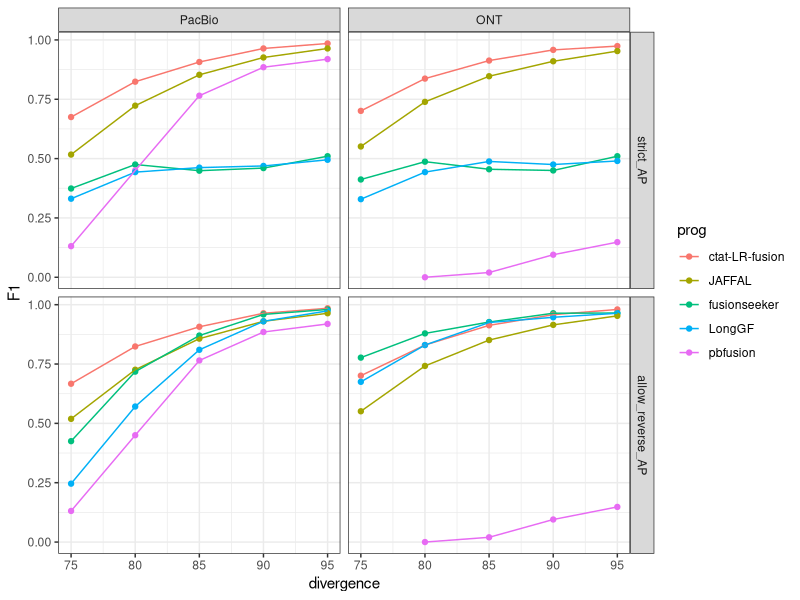
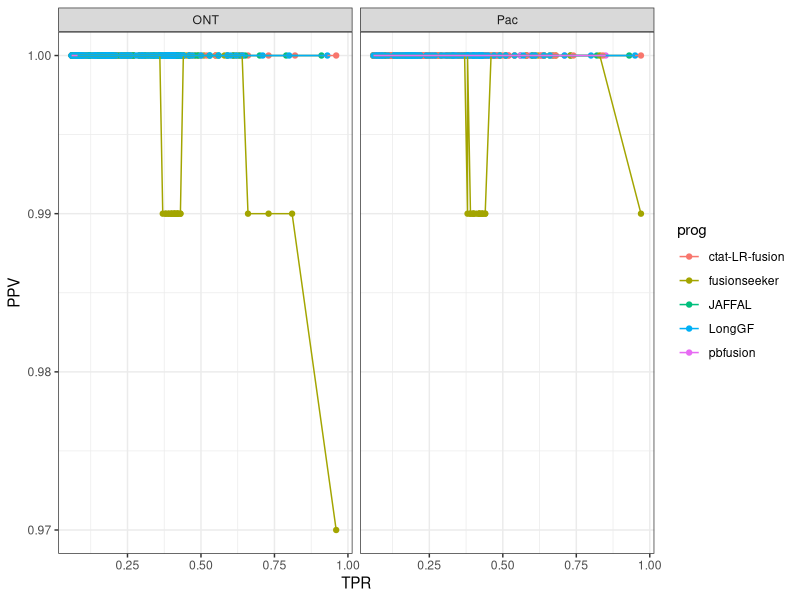
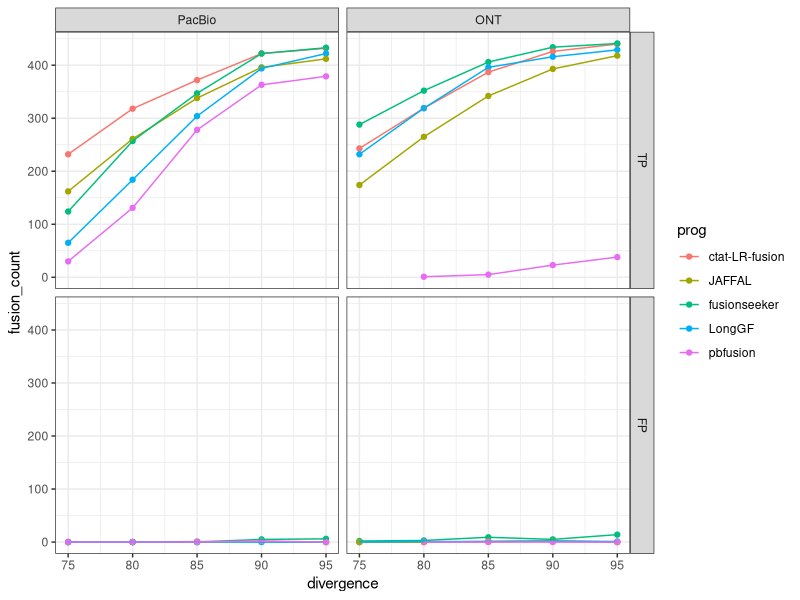
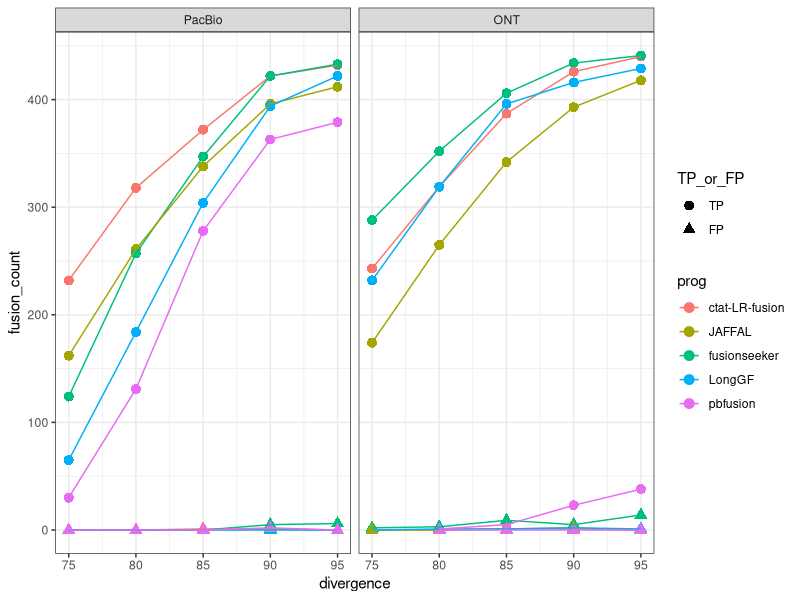
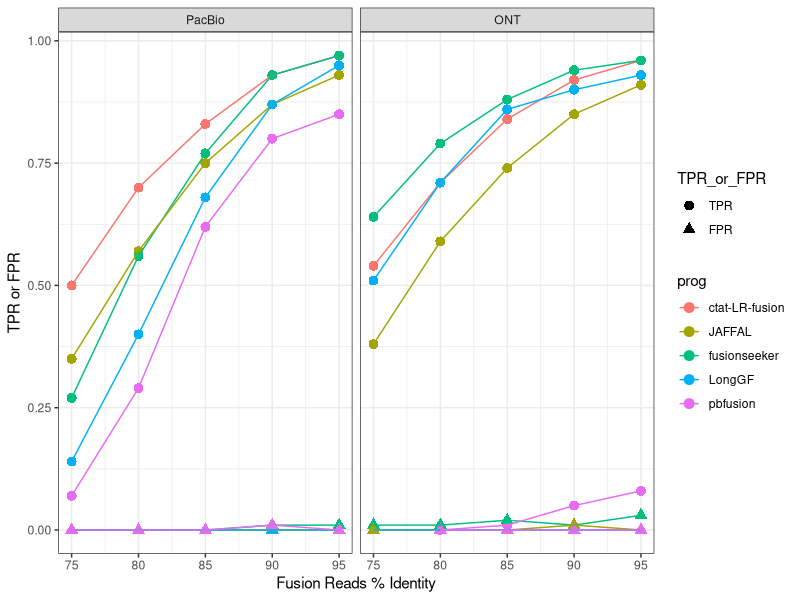
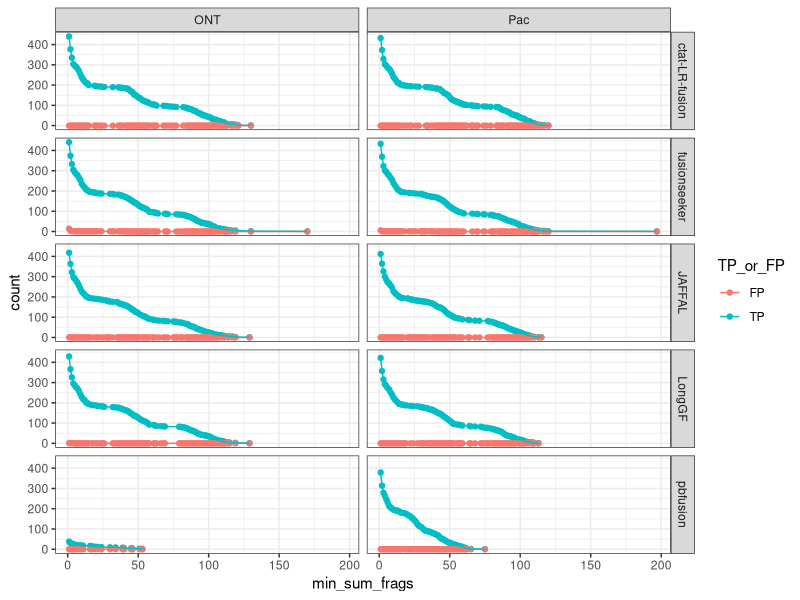
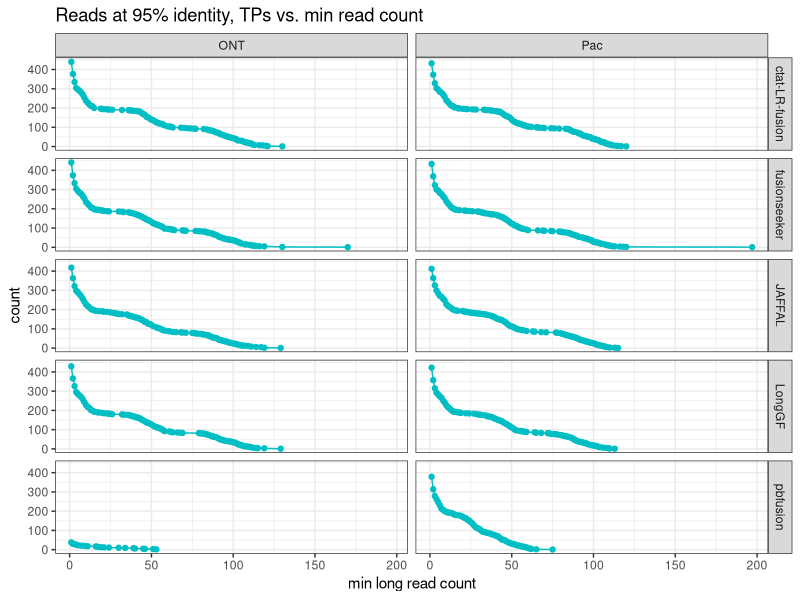
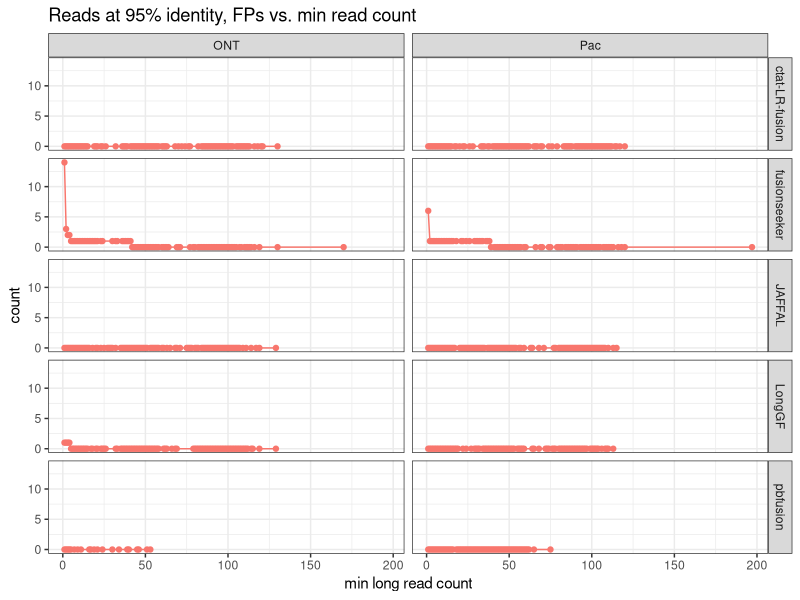

Write R code to recreate these figures, in order.
## ---- chunk 1
knitr::opts_chunk$set(echo = TRUE)
library(tidyverse)
## ---- chunk 2

# parse accuracy statistics from benchmarking:

ROC_strict_results = read.table("data/strict_allow_paralogs.combined_results.ROC.tsv", header=T, sep="\t", stringsAsFactors = F)
ROC_strict_results$analysisType="strict_AP"

ROC_allow_reverse_results = read.table("data/allow_rev_and_paralogs.combined_results.ROC.tsv", header=T, sep="\t", stringsAsFactors = F)
ROC_allow_reverse_results$analysisType="allow_reverse_AP"



ROC_data = bind_rows(ROC_strict_results,
                     ROC_allow_reverse_results)


ROC_data = ROC_data %>% filter(prog %in% c(
                                   'pbfusion',
                                   'fusionseeker',
                                   'LongGF',
                                   'JAFFAL',
                                   'ctat-LR-fusion')
                       )


# write supplementary data file
write.table(ROC_data, file="Table_Sx-benchmarking_JAFFAL_sim_badread_fusions.tsv", quote=F, sep="\t", row.names=F)


# extract the maximum F1 value for each program and target data set: 

max_F1_data = ROC_data %>% group_by(analysisType, prog, seqtype, divergence) %>% 
    arrange(desc(F1)) %>% filter(row_number() == 1) %>% ungroup()


# rank programs 

ranked_progs = max_F1_data  %>% group_by(prog) %>% summarize(mean_F1 = mean(F1)) %>% arrange(desc(mean_F1))

max_F1_data$prog = factor(max_F1_data$prog, levels=ranked_progs$prog)

max_F1_data$analysisType = factor(max_F1_data$analysisType, levels=c('strict_AP', 'allow_reverse_AP'))

max_F1_data = max_F1_data %>% mutate(seqtype = ifelse(seqtype == "Pac", "PacBio", seqtype))


max_F1_data$seqtype = factor(max_F1_data$seqtype, levels=c("PacBio", "ONT"))


## ---- chunk 3

p_F1_linepoint = max_F1_data %>% 
    filter(analysisType %in% c('strict_AP', 'allow_reverse_AP')) %>%
    ggplot() + theme_bw() +
    geom_point(aes(x=divergence, y=F1, color=prog)) +
    geom_line(aes(x=divergence, y=F1, group=prog, color=prog)) +
    facet_grid(vars(analysisType), vars(seqtype))


p_F1_linepoint

## ---- chunk 4

ggsave(p_F1_linepoint, filename="jaffal_simdata_accuracy.F1.paperfig.svg", width=8, height=7)

## ---- chunk 5

ROC_data %>% filter(analysisType == "allow_reverse_AP") %>% 
         filter(divergence == 95) %>%
         filter(TPR > 0.05) %>%
    ggplot(aes(x=TPR, y=PPV)) + geom_point(aes(color=prog)) + 
    geom_line(aes(groups=prog, color=prog)) +
    theme_bw() + 
    facet_wrap(~seqtype)


## ---- chunk 6

max_F1_data %>% 
    filter(analysisType == "allow_reverse_AP") %>%
    select(seqtype, divergence, prog, TP, FP) %>% filter(prog=='LongGF') %>%
    gather(key = TP_or_FP, value=fusion_count, TP, FP) %>% arrange(seqtype, divergence)

## ---- chunk 7
# show counts of TP and FP

max_F1_data %>% 
    filter(analysisType == "allow_reverse_AP") %>%
    select(seqtype, divergence, prog, TP, FP) %>% 
    gather(key = TP_or_FP, value=fusion_count, TP, FP) %>%
    mutate(TP_or_FP = factor(TP_or_FP, levels=c('TP', 'FP'))) %>%
    ggplot(aes(x=divergence, y=fusion_count)) + theme_bw() +
    geom_point(aes(color=prog)) + geom_line(aes(group=prog, color=prog)) +
    facet_grid(vars(TP_or_FP), vars(seqtype))

## ---- chunk 8

max_F1_data %>% 
    filter(analysisType == "allow_reverse_AP") %>%
    select(seqtype, divergence, prog, TP, FP) %>% 
    gather(key = TP_or_FP, value=fusion_count, TP, FP) %>%
    mutate(TP_or_FP = factor(TP_or_FP, levels=c('TP', 'FP'))) %>%
    mutate(prog_TP_or_FP = paste(prog, TP_or_FP)) %>%
    ggplot(aes(x=divergence, y=fusion_count)) + theme_bw() +
    geom_point(aes(color=prog, shape=TP_or_FP), size=rel(3)) + 
    geom_line(aes(group=prog_TP_or_FP, color=prog)) +
    facet_wrap(~seqtype)


## ---- chunk 9

max_F1_data %>% 
    filter(analysisType == "allow_reverse_AP") %>%
    mutate(FPR = 1 - PPV) %>%
    select(seqtype, divergence, prog, TPR, FPR) %>% 
    gather(key = TPR_or_FPR, value=fusion_count, TPR, FPR) %>%
    mutate(TPR_or_FPR = factor(TPR_or_FPR, levels=c('TPR', 'FPR'))) %>%
    mutate(prog_TPR_or_FPR = paste(prog, TPR_or_FPR)) %>%
    ggplot(aes(x=divergence, y=fusion_count)) + theme_bw() +
    geom_point(aes(color=prog, shape=TPR_or_FPR), size=rel(3)) + 
    geom_line(aes(group=prog_TPR_or_FPR, color=prog)) +
    facet_wrap(~seqtype) + ylab('TPR or FPR') + xlab("Fusion Reads % Identity")


## ---- chunk 10

ROC_data %>% filter(analysisType == "allow_reverse_AP") %>% 
         filter(divergence == 95) %>%
         #filter(TPR > 0.05) %>%
         select(seqtype, prog, min_sum_frags, TP, FP) %>% gather(key='TP_or_FP', value='count', TP, FP) %>%
    ggplot(aes(x=min_sum_frags, y=count)) + geom_point(aes(color=TP_or_FP)) + geom_line(aes(groups=prog, color=TP_or_FP)) +
    #geom_line(aes(groups=prog, color=prog)) +
    theme_bw() + 
    # facet_wrap(~seqtype)
    facet_grid(vars(prog), vars(seqtype))


## ---- chunk 11


ROC_data %>% filter(analysisType == "allow_reverse_AP") %>% 
         filter(divergence == 95) %>%
         #filter(TPR > 0.05) %>%
         select(seqtype, prog, min_sum_frags, TP, FP) %>% gather(key='TP_or_FP', value='count', TP, FP) %>%
    filter(TP_or_FP == 'TP') %>%
   
    ggplot(aes(x=min_sum_frags, y=count)) + geom_point(color='#00BFC4') + geom_line(aes(groups=prog), color='#00BFC4') +
    #geom_line(aes(groups=prog, color=prog)) +
    theme_bw() + 
    # facet_wrap(~seqtype)
    facet_grid(vars(prog), vars(seqtype)) + 
    xlab("min long read count") +
    ggtitle("Reads at 95% identity, TPs vs. min read count")


## ---- chunk 12


ROC_data %>% filter(analysisType == "allow_reverse_AP") %>% 
         filter(divergence == 95) %>%
         #filter(TPR > 0.05) %>%
         select(seqtype, prog, min_sum_frags, TP, FP) %>% gather(key='TP_or_FP', value='count', TP, FP) %>%
    filter(TP_or_FP == 'FP') %>%
   
    ggplot(aes(x=min_sum_frags, y=count)) + geom_point(color='#F8766D') + geom_line(aes(groups=prog), color='#F8766D') +
    #geom_line(aes(groups=prog, color=prog)) +
    theme_bw() + 
    # facet_wrap(~seqtype)
    facet_grid(vars(prog), vars(seqtype)) + 
    xlab("min long read count") +
    ggtitle("Reads at 95% identity, FPs vs. min read count")


## ---- chunk 13

# parse accuracy statistics from benchmarking:

PR_AUC_strict_results = read.table("data/strict_allow_paralogs.combined_results.PR_AUC.tsv", header=T, sep="\t", stringsAsFactors = F)
PR_AUC_strict_results$analysisType="strict_AP"

PR_AUC_allow_reverse_results = read.table("data/allow_rev_and_paralogs.combined_results.PR_AUC.tsv", header=T, sep="\t", stringsAsFactors = F)
PR_AUC_allow_reverse_results$analysisType="allow_reverse_AP"



PR_AUC_data = bind_rows(PR_AUC_strict_results,
                        PR_AUC_allow_reverse_results)


PR_AUC_data = PR_AUC_data %>% filter(prog %in% c(
                                   'pbfusion',
                                   'fusionseeker',
                                   'LongGF',
                                   'JAFFAL',
                                   'ctat-LR-fusion')
                       )

PR_AUC_data %>% head()
## ---- chunk 14

# rank programs 

ranked_progs = PR_AUC_data  %>% group_by(prog) %>% summarize(mean_AUC = mean(AUC)) %>% arrange(desc(mean_AUC))

PR_AUC_data$prog = factor(PR_AUC_data$prog, levels=ranked_progs$prog)

PR_AUC_data$analysisType = factor(PR_AUC_data$analysisType, levels=c('strict_AP', 'allow_reverse_AP'))

PR_AUC_data = PR_AUC_data %>% mutate(seqtype = ifelse(seqtype == "Pac", "PacBio", seqtype))


PR_AUC_data$seqtype = factor(PR_AUC_data$seqtype, levels=c("PacBio", "ONT"))


## ---- chunk 15

p_AUC_linepoint = PR_AUC_data %>% 
    filter(analysisType %in% c('strict_AP', 'allow_reverse_AP')) %>%
    ggplot() + theme_bw() +
    geom_point(aes(x=divergence, y=AUC, color=prog)) +
    geom_line(aes(x=divergence, y=AUC, group=prog, color=prog)) +
    facet_grid(vars(analysisType), vars(seqtype))


p_AUC_linepoint

## ---- chunk 16

ggsave(p_AUC_linepoint, filename="jaffal_simdata_accuracy.PR_AUC.paperfig.svg", width=8, height=7)
